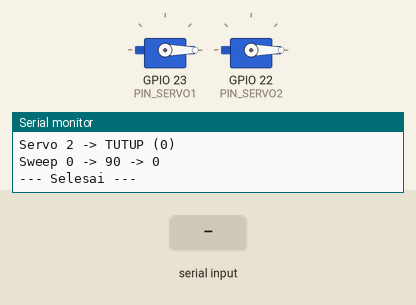
Recording of a sketch running on a simulated ESP32. Parts: 2 × servo, the last lines printed to the serial monitor. The test bench sets the inputs (shaded band).

Above: at 12.5 s.
12.6 s: "w" received over Serial
At 13.4 s:
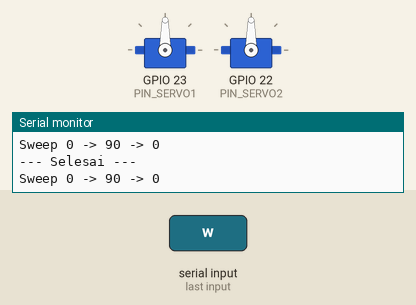
15.6 s: "o" received over Serial
At 16.5 s:
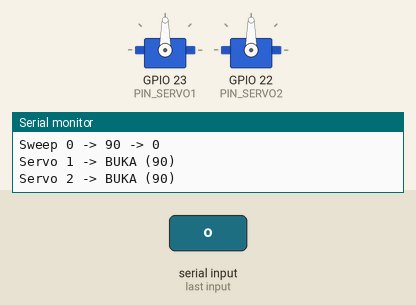
17.1 s: "c" received over Serial
At 17.6 s:
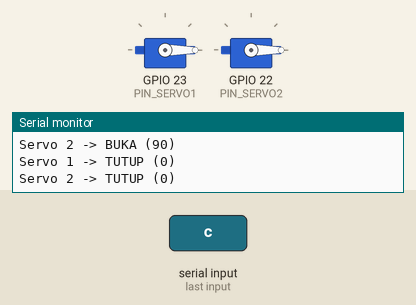
Timing chart, 0 to 20.1 s (numbered marks = the images above; inputs shaded):
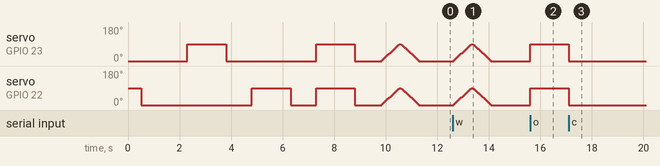

The sketch:

08_Uji_Servo.ino
```cpp
// ============================================================
// PENGUJIAN KOMPONEN: Servo ventilasi 1 & 2
// Pin servo 1 : GPIO 23     Pin servo 2 : GPIO 22
// Library     : ESP32Servo
// Posisi      : TUTUP = 0 derajat, BUKA = 90 derajat
// Serial 115200:
//   o = buka kedua servo     c = tutup kedua servo
//   1 = toggle servo 1       2 = toggle servo 2
//   w = sweep 0-90-0 (uji gerak halus)
//   s = uji otomatis
// Catatan: beri catu daya 5V terpisah untuk servo (GND disatukan dengan ESP32).
// ============================================================
#include <Arduino.h>
#include <ESP32Servo.h>

const int PIN_SERVO1 = 23;
const int PIN_SERVO2 = 22;

const int SERVO_CLOSED = 0;
const int SERVO_OPEN   = 90;

Servo servo1, servo2;
bool s1Open = false, s2Open = false;

void setServo1(bool open) {
  s1Open = open;
  servo1.write(open ? SERVO_OPEN : SERVO_CLOSED);
  Serial.printf("Servo 1 -> %s\n", open ? "BUKA (90)" : "TUTUP (0)");
}

void setServo2(bool open) {
  s2Open = open;
  servo2.write(open ? SERVO_OPEN : SERVO_CLOSED);
  Serial.printf("Servo 2 -> %s\n", open ? "BUKA (90)" : "TUTUP (0)");
}

void sweepTest() {
  Serial.println("Sweep 0 -> 90 -> 0");
  for (int a = SERVO_CLOSED; a <= SERVO_OPEN; a += 5) {
    servo1.write(a); servo2.write(a); delay(40);
  }
  for (int a = SERVO_OPEN; a >= SERVO_CLOSED; a -= 5) {
    servo1.write(a); servo2.write(a); delay(40);
  }
  s1Open = s2Open = false;
}

void autoTest() {
  Serial.println("--- Uji otomatis servo ---");
  setServo1(false); setServo2(false); delay(1000);
  setServo1(true);  delay(1500);
  setServo1(false); delay(1000);
  setServo2(true);  delay(1500);
  setServo2(false); delay(1000);
  setServo1(true);  setServo2(true);  delay(1500);
  setServo1(false); setServo2(false); delay(1000);
  sweepTest();
  Serial.println("--- Selesai ---");
}

void setup() {
  Serial.begin(115200);
  delay(500);
  Serial.println("\n=== UJI SERVO ===");
  Serial.println("Perintah: o=buka semua | c=tutup semua | 1/2=toggle | w=sweep | s=uji otomatis");

  ESP32PWM::allocateTimer(0);
  ESP32PWM::allocateTimer(1);

  servo1.setPeriodHertz(50);
  servo1.attach(PIN_SERVO1, 500, 2400);
  servo2.setPeriodHertz(50);
  servo2.attach(PIN_SERVO2, 500, 2400);

  setServo1(false);
  setServo2(false);
  delay(800);
  autoTest();
}

void loop() {
  if (!Serial.available()) return;
  char c = Serial.read();

  if (c == 'o' || c == 'O') { setServo1(true);  setServo2(true); }
  else if (c == 'c' || c == 'C') { setServo1(false); setServo2(false); }
  else if (c == '1') setServo1(!s1Open);
  else if (c == '2') setServo2(!s2Open);
  else if (c == 'w' || c == 'W') sweepTest();
  else if (c == 's' || c == 'S') autoTest();
}
```

Measured:
- after the input at 12.6 s, servo on GPIO 23 (PIN_SERVO1), servo on GPIO 22 (PIN_SERVO2): rises from 0° to 90° in 0.68 s, then falls to 0° in 0.76 s
- after the input at 15.6 s, servo on GPIO 23 (PIN_SERVO1), servo on GPIO 22 (PIN_SERVO2): 0° → 90° at once
- after the input at 17.1 s, servo on GPIO 23 (PIN_SERVO1), servo on GPIO 22 (PIN_SERVO2): 90° → 0° at once
